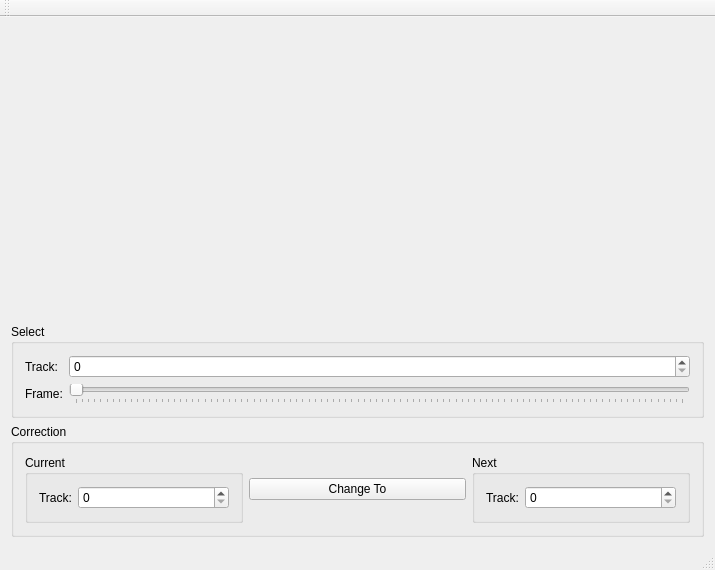
<?xml version="1.0" encoding="UTF-8"?>
<ui version="4.0">
 <class>TrackAnnotation</class>
 <widget class="QMainWindow" name="TrackAnnotation">
  <property name="geometry">
   <rect>
    <x>0</x>
    <y>0</y>
    <width>715</width>
    <height>570</height>
   </rect>
  </property>
  <property name="windowTitle">
   <string>TrackExplorer</string>
  </property>
  <widget class="QWidget" name="centralWidget">
   <layout class="QVBoxLayout" name="verticalLayout">
    <item>
     <widget class="QWidget" name="widget" native="true">
      <layout class="QHBoxLayout" name="horizontalLayout">
       <item>
        <widget class="QVTKWidget" name="nowQVTKWidget" native="true">
         <property name="sizePolicy">
          <sizepolicy hsizetype="Expanding" vsizetype="Expanding">
           <horstretch>0</horstretch>
           <verstretch>0</verstretch>
          </sizepolicy>
         </property>
        </widget>
       </item>
       <item>
        <widget class="QVTKWidget" name="nextQVTKWidget" native="true">
         <property name="sizePolicy">
          <sizepolicy hsizetype="Expanding" vsizetype="Expanding">
           <horstretch>0</horstretch>
           <verstretch>0</verstretch>
          </sizepolicy>
         </property>
        </widget>
       </item>
      </layout>
     </widget>
    </item>
    <item>
     <widget class="QGroupBox" name="groupBox">
      <property name="title">
       <string>Select</string>
      </property>
      <layout class="QFormLayout" name="formLayout_4">
       <item row="0" column="0">
        <widget class="QLabel" name="globalTrackLabel">
         <property name="text">
          <string>Track:</string>
         </property>
        </widget>
       </item>
       <item row="0" column="1">
        <widget class="QSpinBox" name="globalTrackSpinBox"/>
       </item>
       <item row="2" column="1">
        <widget class="QSlider" name="frameSlider">
         <property name="orientation">
          <enum>Qt::Horizontal</enum>
         </property>
         <property name="tickPosition">
          <enum>QSlider::TicksBelow</enum>
         </property>
         <property name="tickInterval">
          <number>1</number>
         </property>
        </widget>
       </item>
       <item row="2" column="0">
        <widget class="QLabel" name="frameLabel">
         <property name="text">
          <string>Frame:</string>
         </property>
        </widget>
       </item>
      </layout>
     </widget>
    </item>
    <item>
     <widget class="QGroupBox" name="groupBox_2">
      <property name="title">
       <string>Correction</string>
      </property>
      <layout class="QHBoxLayout" name="horizontalLayout_3">
       <item>
        <widget class="QGroupBox" name="currentGroupBox">
         <property name="title">
          <string>Current</string>
         </property>
         <layout class="QFormLayout" name="formLayout_2">
          <item row="0" column="0">
           <widget class="QLabel" name="currentTrackLabel">
            <property name="text">
             <string>Track:</string>
            </property>
           </widget>
          </item>
          <item row="0" column="1">
           <widget class="QSpinBox" name="currentTrackSpinBox"/>
          </item>
         </layout>
        </widget>
       </item>
       <item>
        <widget class="QPushButton" name="changeButton">
         <property name="text">
          <string>Change To</string>
         </property>
        </widget>
       </item>
       <item>
        <widget class="QGroupBox" name="nextGroupBox">
         <property name="title">
          <string>Next</string>
         </property>
         <layout class="QFormLayout" name="formLayout_3">
          <item row="0" column="0">
           <widget class="QLabel" name="nextTrackLabel">
            <property name="text">
             <string>Track:</string>
            </property>
           </widget>
          </item>
          <item row="0" column="1">
           <widget class="QSpinBox" name="nextTrackSpinBox"/>
          </item>
         </layout>
        </widget>
       </item>
      </layout>
     </widget>
    </item>
   </layout>
  </widget>
  <widget class="QMenuBar" name="menuBar">
   <property name="geometry">
    <rect>
     <x>0</x>
     <y>0</y>
     <width>715</width>
     <height>20</height>
    </rect>
   </property>
  </widget>
  <widget class="QToolBar" name="mainToolBar">
   <attribute name="toolBarArea">
    <enum>TopToolBarArea</enum>
   </attribute>
   <attribute name="toolBarBreak">
    <bool>false</bool>
   </attribute>
  </widget>
  <widget class="QStatusBar" name="statusBar"/>
 </widget>
 <layoutdefault spacing="6" margin="11"/>
 <customwidgets>
  <customwidget>
   <class>QVTKWidget</class>
   <extends>QWidget</extends>
   <header>QVTKWidget.h</header>
  </customwidget>
 </customwidgets>
 <resources/>
 <connections/>
</ui>
